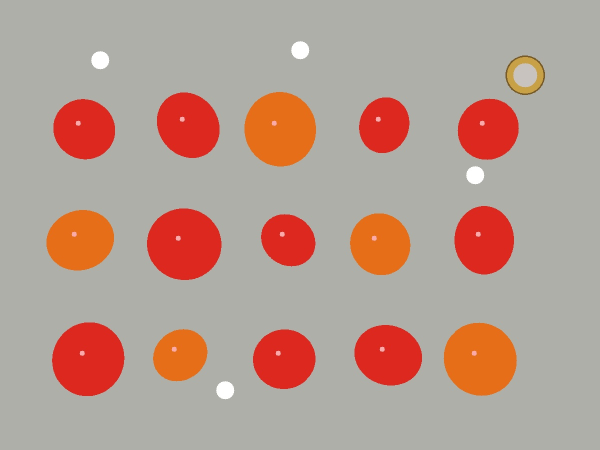
#> input picture tests/test_photos_15_tomatoes/photo_2_cement_floor_glare.jpg, 1200 x 900 px (shown at 1/2 size)
$ python -i pipeline.py   (imports and definitions only)   (older library calls are emulated)
#> lines starting #> are read from the running program, lines starting #| are printed output that depends on the picture
### backend/app/crops/tomato.py
import json
import math
from pathlib import Path
from typing import Dict, Any, List, Optional, Tuple
from backend.app.config import settings

# [16 lines left out: function compute_wilson_interval, not called in this run]

class TomatoGradingEngine:
    def __init__(self, config_path: Optional[Path] = None):
        self.config_path = config_path or settings.GRADING_CONFIG_PATH
        self.standards_path = settings.TOMATO_STANDARDS_PATH
        self.config = self._load_config()

    def _load_config(self) -> Dict[str, Any]:
        if self.config_path.is_file():
            with open(self.config_path, "r", encoding="utf-8") as f:
                return json.load(f)
        # Fallback to standards path if grading_config not found
        with open(self.standards_path, "r", encoding="utf-8") as f:
            return json.load(f)

    def get_config(self) -> Dict[str, Any]:
        return self.config

    # [415 lines left out: functions get_standards_metadata, apply_parallax_correction, determine_size_category, determine_size_code, determine_shape_category, grade_fruit and 2 more, not called in this run]

tomato_engine = TomatoGradingEngine()

### backend/app/vision/pipeline.py
import cv2
import numpy as np
from typing import Dict, Any, List, Tuple, Optional
from backend.app.config import settings
from backend.app.crops.tomato import tomato_engine
from backend.app.vision.calibration import detect_reference_object
from backend.app.vision.color import estimate_color_stage
from backend.app.vision.defects import estimate_visible_defects
from backend.app.vision.annotation import annotate_image, annotate_debug_image

class VisionPipeline:
    def __init__(self):
        self.config = tomato_engine.get_config()
        cal_cfg = self.config.get("measurement_and_calibration", {})
        self.max_dimension = settings.MAX_IMAGE_DIMENSION
        self.min_sharpness = cal_cfg.get("min_sharpness_laplacian", settings.MIN_SHARPNESS_LAPLACIAN_VAR)
        self.min_brightness = cal_cfg.get("min_brightness", settings.MIN_BRIGHTNESS)
        self.max_brightness = cal_cfg.get("max_brightness", settings.MAX_BRIGHTNESS)
        self.watershed_max_ratio = self.config.get("grading_rules", {}).get("watershed_max_area_ratio", 1.6)

    # [491 lines left out: functions validate_image, check_quality, segment_tomatoes, process_single_image, process_image, process_two_photo_batch, not called in this run]

# [1 line that did not run here, left out]

>>> import cv2
>>> picture = cv2.imread('../../../tests/test_photos_15_tomatoes/photo_2_cement_floor_glare.jpg', cv2.IMREAD_GRAYSCALE)
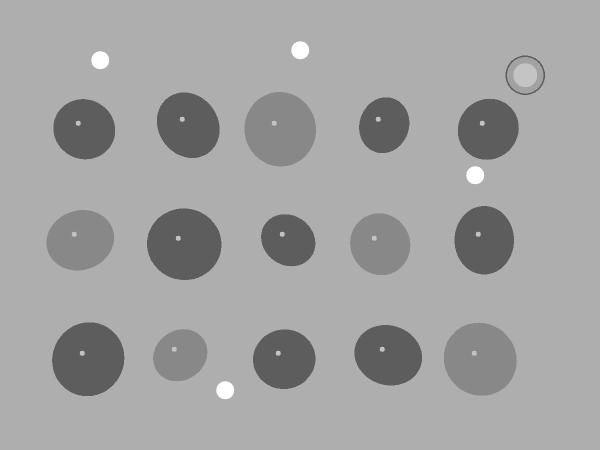
#> picture: shape (900, 1200) (shown at 1/2 size); min 85, max 255, mean 162.7
#> (the run stopped early here; a loop or call above may not have finished)
